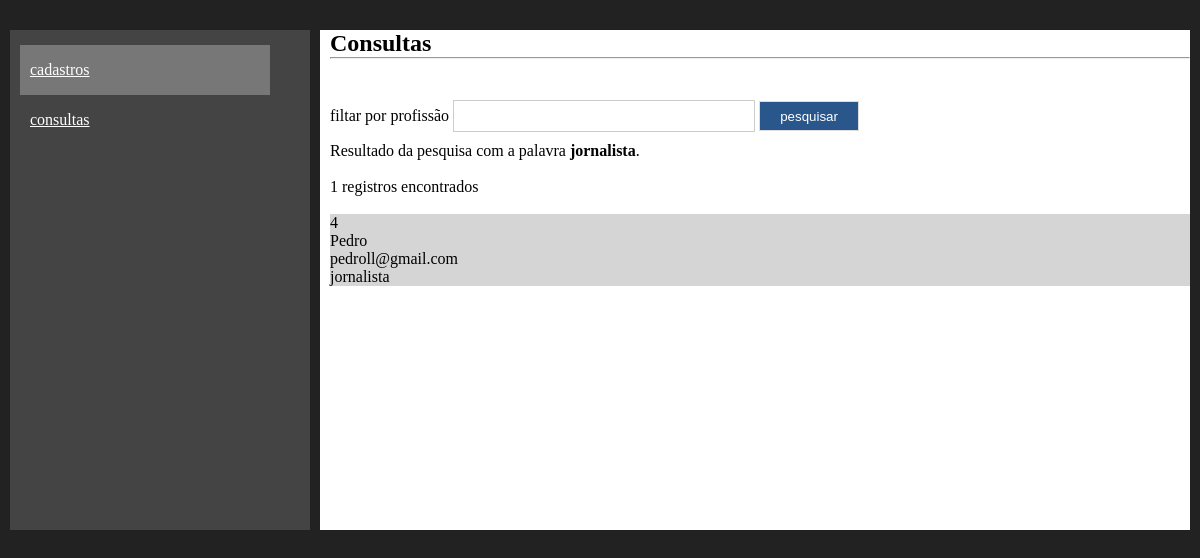
Page /consultas.php?filtro=jornalista on the committed database.
### tables this page shows
CREATE TABLE `usuarios` (
  `codigo` int(11) NOT NULL,
  `nome` varchar(40) NOT NULL,
  `email` varchar(50) NOT NULL,
  `profissao` varchar(40) NOT NULL
);

### consultas.php (the view, shortened to what this page needs)
<?php
include_once("conexao.php");
$filtro = isset($_GET['filtro'])?$_GET['filtro']:"";
$sql = "select * from usuarios where profissao like '%$filtro%' order by nome";
$consulta = mysqli_query($conexao,$sql);
$registros = mysqli_num_rows($consulta);
?>
<!DOCTYPE html>
<html>
    <head>
        <link rel="stylesheet" href="_css/estilo.css">
    </head>
    <body>
        <div class="container">
        <nav>
        <ul class="menu">
            <a href="index.php"><li>cadastros</li></a>
            <a href="consultas.php"><li>consultas</li></a>
        </ul>
        </nav>
        <section>
            <h1> Consultas</h1>
            <hr><br><br>
            <form method="get" action="">
            filtar por profissão <input type="text" name="filtro" class="campo" required autofocus;>
            <input type="submit" value="pesquisar" class="btn">
            </form>
            <?php
            print "Resultado da pesquisa com a palavra <strong> $filtro</strong>.<br><br>";
            print " $registros registros encontrados";
            print "<br><br>";
            while($exibirRegistros = mysqli_fetch_array($consulta)){
                $codigo = $exibirRegistros [0];
                $nome = $exibirRegistros [1];
                $email = $exibirRegistros [2];
                $profissao = $exibirRegistros [3];
                print "<article>";
                print "$codigo<br>";
                print "$nome<br>";
                print "$email<br>";
                print "$profissao";
                print "</article>";
            }
            ?>
        </section>
        </div>
    </body>
</html>

### _css/estilo.css (style rules this page uses)
* { margin: 0; padding: 0; }
a { text-decoration: nome; color: #fff; }
body { background-color: #222; font-family: Verdana; font-size: 100%; }
.container { margin: auto; width: 1200px; margin-top: 20px; padding: 10px; }
nav { width: 300px; height: 500px; background-color: #444; float: left; box-sizing: border-box; padding: 10px; }
section { width: 870px; height: 500px; margin-left: 10px; float: left; background-color: #fff; box-sizing: border-box; padding-left: 10px; }
ul.menu { list-style-type: none; }
ul.menu { width: 250px; height: 50px; line-height: 50px; background-color: #777; color: #fff; margin-top: 5px; box-sizing: border-box; padding-left: 10px; }
.btn { width: 100px; height: 30px; border: 1px solid #ddd; background-color: #2a578b; color: #fff; cursor: pointer; }
.campo { width: 300px; height: 30px; border: 1px solid #ccc; margin-top: 5px; margin-bottom: 10px; }
article { width: 100%; box-sizing: border-box; padding 10px; background-color: #d6d5d5; margin-bottom: 5px; }

### rows in the picture
usuarios: codigo "4", nome "Pedro", email "pedroll@gmail.com", profissao "jornalista"

### other values in the picture
$filtro "jornalista"
$registros "1"
